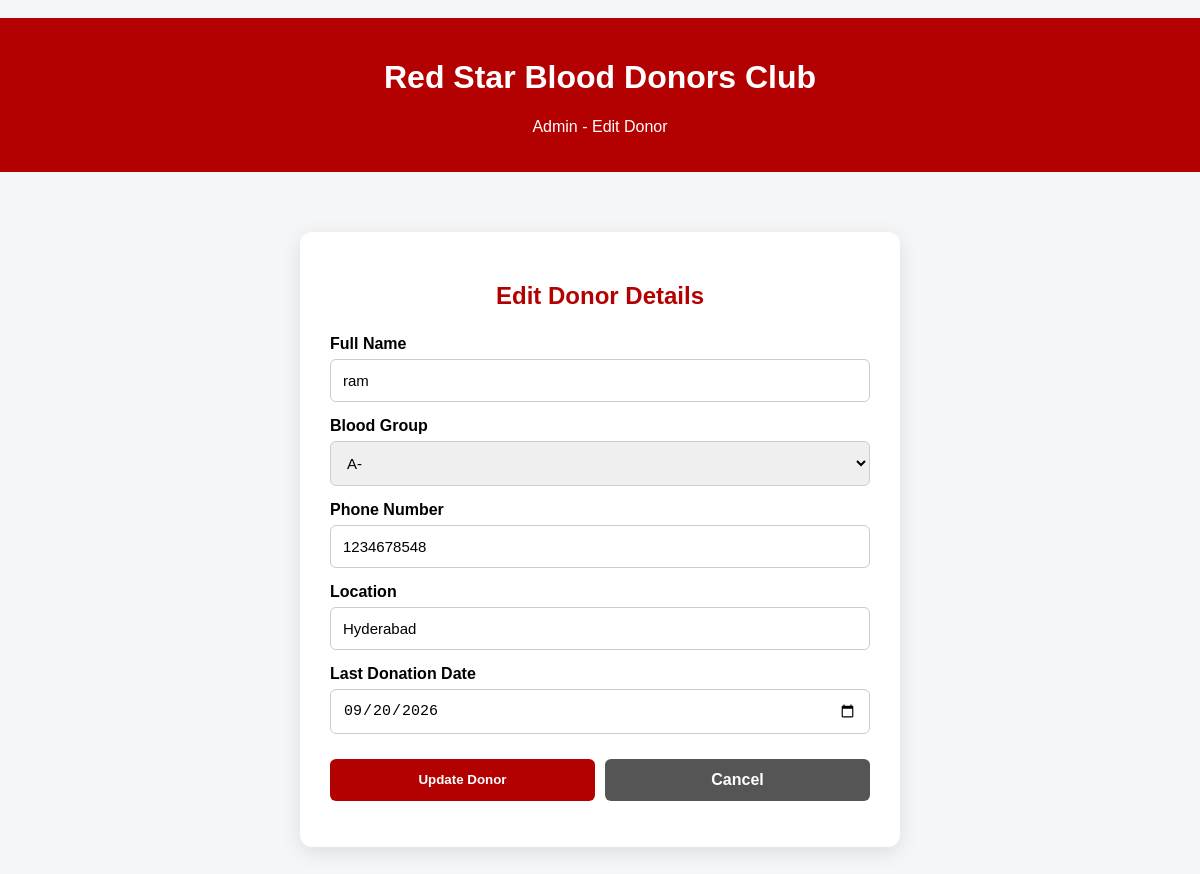
Screenshot of /admin/donors/edit/8 (signed in) with the database file from the repository.
### app.py (models this page shows)
class Donor(db.Model):
    id = db.Column(db.Integer, primary_key=True)
    name = db.Column(db.String(100), nullable=False)
    blood_group = db.Column(db.String(10), nullable=False)
    phone = db.Column(db.String(20), nullable=False)
    location = db.Column(db.String(100), nullable=False)
    last_donation_date = db.Column(db.String(20))

### app.py (the view, shortened to what this page needs)
@app.route("/admin/donors/edit/<int:id>", methods=["GET", "POST"])
@login_required
def admin_edit_donor(id):
    donor = Donor.query.get_or_404(id)
    return render_template("admin_edit_donor.html", donor=donor)

### app.py (called while the page is built)
@login_manager.user_loader
def load_user(user_id):
    return db.session.get(Admin, int(user_id))

### templates/admin_edit_donor.html (shortened to what this page needs)
﻿<!DOCTYPE html>
<html lang="en">
<head>
</head>
<body>
<div class="header">
    <h1>Red Star Blood Donors Club</h1>
    <p>Admin - Edit Donor</p>
</div>
<div class="container">
    <div class="card">
        <h2>Edit Donor Details</h2>
        <form method="POST">
            <label>Full Name</label>
            <input
                type="text"
                name="name"
                value="{{ donor.name }}"
                required
            >
            <label>Blood Group</label>
            <select name="blood_group" required>
                <option value="A-" {% if donor.blood_group == "A-" %}selected{% endif %}>A-</option>
            </select>
            <label>Phone Number</label>
            <input
                type="text"
                name="phone"
                value="{{ donor.phone }}"
                required
            >
            <label>Location</label>
            <input
                type="text"
                name="location"
                value="{{ donor.location }}"
                required
            >
            <label>Last Donation Date</label>
            <input
                type="date"
                name="last_donation_date"
                value="{{ donor.last_donation_date or '' }}"
            >
            <div class="buttons">
                <button type="submit">
                    Update Donor
                </button>
                <a href="/admin/donors" class="cancel">
                    Cancel
                </a>
            </div>
        </form>
    </div>
</div>
</body>
</html>

### templates/admin_edit_donor.html (style rules this page uses)
body { margin: 0; font-family: Arial, sans-serif; background: #f5f6f8; }
.header { background: #b30000; color: white; padding: 20px; text-align: center; }
.container { max-width: 600px; margin: 40px auto; padding: 20px; }
.card { background: white; padding: 30px; border-radius: 12px; box-shadow: 0 5px 20px rgba(0,0,0,0.10); }
h2 { color: #b30000; text-align: center; margin-bottom: 25px; }
label { display: block; margin-top: 15px; margin-bottom: 6px; font-weight: bold; }
input, select { width: 100%; box-sizing: border-box; padding: 12px; border: 1px solid #ccc; border-radius: 6px; font-size: 15px; }
.buttons { margin-top: 25px; display: flex; gap: 10px; }
button, .cancel { flex: 1; padding: 12px; border: none; border-radius: 6px; font-weight: bold; text-align: center; text-decoration: none; cursor: pointer; }
button { background: #b30000; color: white; }
.cancel { background: #555; color: white; }

### rows the page displays
Donor: name "ram", blood_group "A-", phone "1234678548", location "Hyderabad", last_donation_date "09/20/2026"
